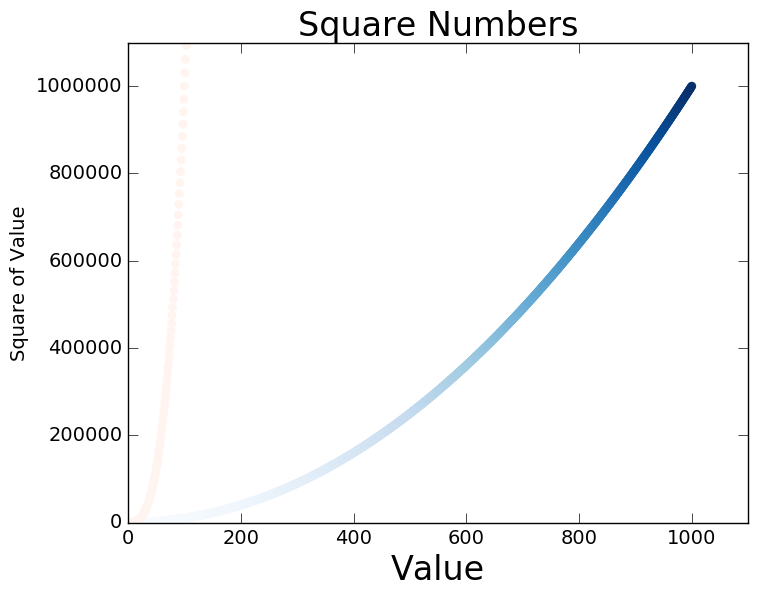

Reproduce this figure in Python.
""" Simple scatter plot """
import matplotlib.pyplot as plt


# x_values = [1, 2, 3, 4, 5]
# y_values = [1, 4, 9, 16, 25]
# Here we make a larger list using range and also a for loop
x_values = list(range(1,1001))
y_values = [x**2 for x in x_values]

x_cubed = list(range(1,1001))
y_cubed = [xc**3 for xc in x_values]


# call scatter and s sets size of the dots
# here we use a color map, used to emphasize a pattern in data.
# pyplot includes built in color maps.
plt.scatter(x_values, y_values, c=y_values, cmap=plt.cm.Blues,
    edgecolor='none', s=40)

plt.scatter(x_cubed, y_cubed, c=y_cubed, cmap=plt.cm.Reds,
    edgecolor='none', s=40)

# Set the chart title and label axes.
plt.title("Square Numbers", fontsize=24)
plt.xlabel("Value", fontsize=24)
plt.ylabel("Square of Value", fontsize=14)

# Set size of tick labels
plt.tick_params(axis='both', which='major', labelsize=14, length='7')
# plt.tick_params(which='minor', length=4, color='r')

plt.axis([0, 1100, 0, 1100000])

# if you want program to auto save plot to file, you can replace plt.show()
# with plt.savefig(). First arg shows where to save, and second trims xtra 
# whitespace from plot
plt.savefig('e02_simpleScatter.png', bbox_inches='tight')
plt.show()

